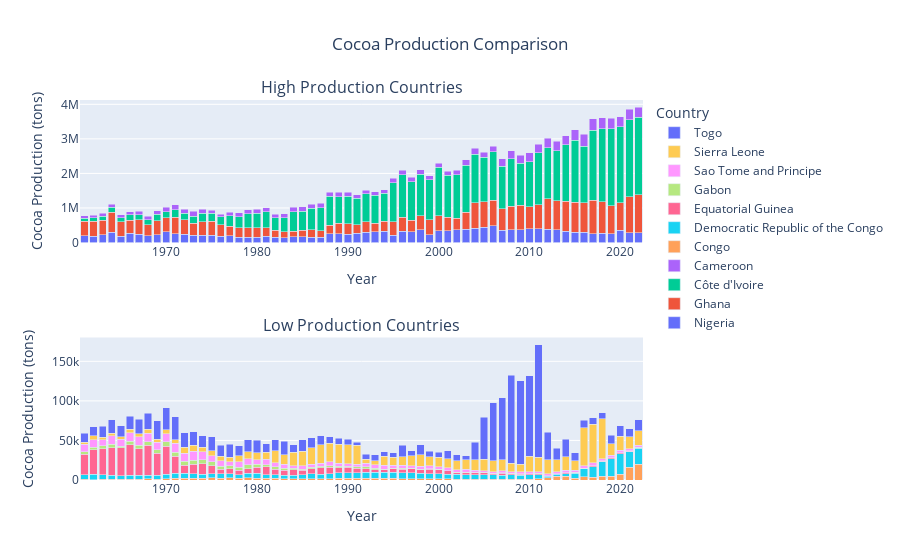

Write notebook code for a chart like this one.
### Code cell
# Need to split the low and high producing countries

import pandas as pd
import plotly.graph_objects as go
from plotly.subplots import make_subplots

# High production countries list
high_prod_countries = ['Nigeria', 'Ghana', 'Côte d\'Ivoire', 'Cameroon']

# Create the subplot figure with 2 rows for high and low production countries
fig = make_subplots(rows=2, cols=1, subplot_titles=('High Production Countries', 'Low Production Countries'))

# Add the high production countries to the first row of subplots
for country in high_prod_countries:
    fig.add_trace(
        go.Bar(
            x=grouped_df.index,  # The years
            y=grouped_df[country],
            name=country
        ),
        row=1, col=1
    )

# Add the low production countries to the second row of subplots
for country in grouped_df.columns:
    if country not in high_prod_countries:
        fig.add_trace(
            go.Bar(
                x=grouped_df.index,  # The years
                y=grouped_df[country],
                name=country
            ),
            row=2, col=1
        )

# Update the layout to stack the bars
fig.update_layout(
    barmode='stack',
    title={'text': "Cocoa Production Comparison", 'x': 0.5},
    xaxis_title="Year",
    yaxis_title="Cocoa Production (tons)",
    legend_title="Country",
    height=800  # Adjust the height if necessary
)

# Update xaxis properties for both subplots
fig.update_xaxes(title_text="Year", row=1, col=1)
fig.update_xaxes(title_text="Year", row=2, col=1)

# Update yaxis properties for both subplots
fig.update_yaxes(title_text="Cocoa Production (tons)", row=1, col=1)
fig.update_yaxes(title_text="Cocoa Production (tons)", row=2, col=1)

# Show the figure
fig.show()

# Blue is used twice need to change it
